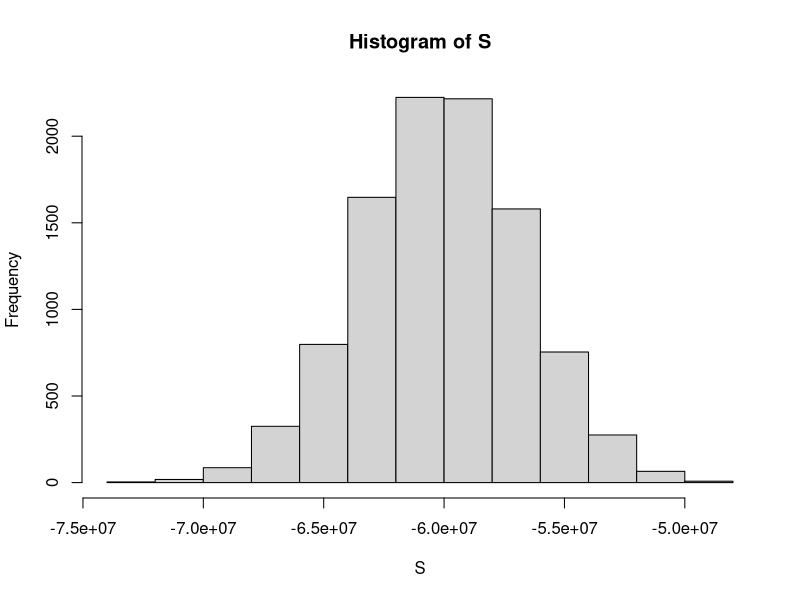

Write the R code that produced this figure.
n <- 10000  # number of loans

loss_per_foreclosure <- -200000  # loss per foreclosure 

p_default <- 0.03  # probability of default

# make sure your answer matches the expected result after random sampling
set.seed(1)

# Generate a vector called `defaults` that contains the default outcomes of `n` loans
defaults <- sample(c(0,1), n, prob = c(1-p_default, p_default), replace = TRUE)

# total amount of money lost across all foreclosures.
S <- sum (defaults * loss_per_foreclosure)
S

##################################

# make sure your answer matches the expected result after random sampling
set.seed(1)

# number of times we want the simulation to run
B <- 10000

# Generate a list of summed losses 'S'. 

S <- replicate(B, {
  defaults <- sample( c(0,1), n, prob=c(1-p_default, p_default), replace = TRUE) 
  sum(defaults * loss_per_foreclosure)
})

# Plot a histogram of 'S'. Ignore any warnings for now.
hist(S)

##################################

# expected loss due to default out of 10,000 loans
S <- sum (n * loss_per_foreclosure * p_default)
S  # -6e+07

##################################

# standard error of the sum of 10,000 loans
std_error <- sqrt (n) * abs (loss_per_foreclosure) * sqrt (p_default * (1-p_default))
std_error  # 3411744

##################################

single_loan_amount <- 180000

# total amount necessary to have an expected outcome of $0 
x <- -(loss_per_foreclosure*p_default) / (1 - p_default)
x # 6185.567

# Convert `x` to an interest rate
(x / single_loan_amount)*100 # 3.436426

##################################

# Generate a variable z, which is equivalent to 5% (1 in 20)
z <- qnorm (0.05)

# total amount necessary to have an expected outcome of $0 
x <- -loss_per_foreclosure * (n*p_default - z*sqrt(n*p_default*(1-p_default))) / 
                      (n*(1-p_default) + z * sqrt (n*p_default*(1-p_default)))
x # 6783.728

# Convert `x` to an interest rate.
(x/single_loan_amount)*100 # 3.768738

##################################